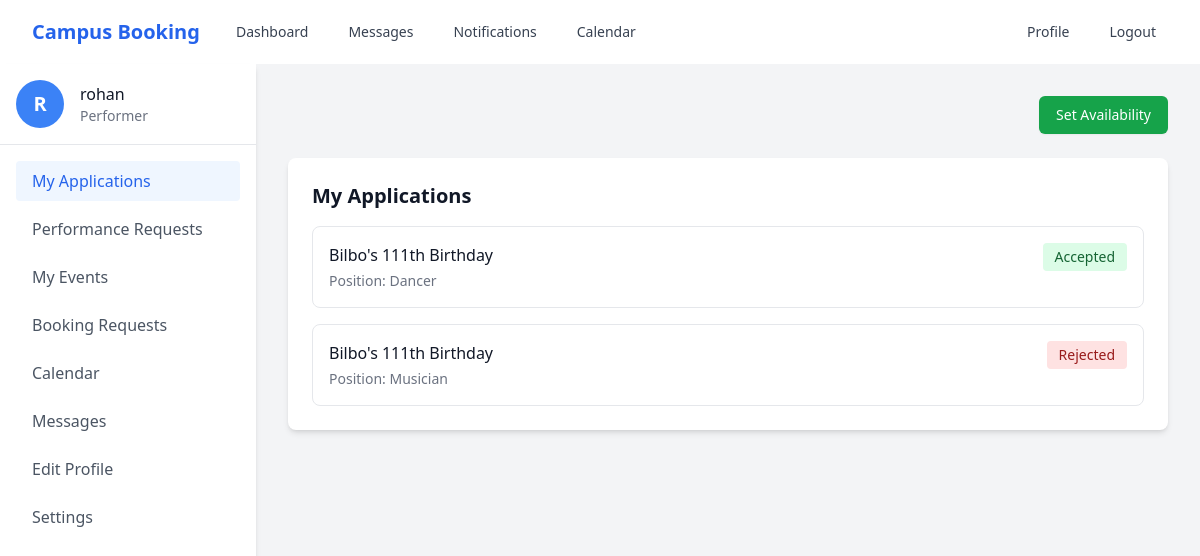
Page /accounts/dashboard/ (signed in) on the committed database.
### accounts/models.py (models this page shows, shortened)
class Profile(models.Model):
    ROLE_CHOICES = (
        ('performer', 'Performer'),
        ('organizer', 'Organizer'),
    )
    user = models.OneToOneField(User, on_delete=models.CASCADE, related_name='profile')
    role = models.CharField(max_length=20, choices=ROLE_CHOICES)
    bio = models.TextField(max_length=500, blank=True)
    email_notifications = models.BooleanField(default=True)
    application_updates = models.BooleanField(default=True)
    show_profile = models.BooleanField(default=True)
    created_at = models.DateTimeField(auto_now_add=True)
    updated_at = models.DateTimeField(auto_now=True)

### home/models.py (models this page shows, shortened)
class EventApplication(models.Model):
    STATUS_CHOICES = [
        ('pending', 'Pending'),
        ('accepted', 'Accepted'),
        ('rejected', 'Rejected'),
    ]
    event = models.ForeignKey(Event, on_delete=models.CASCADE, related_name='applications')
    performer = models.ForeignKey(User, on_delete=models.CASCADE, related_name='event_applications')
    talent_type = models.ForeignKey(EventTalent, on_delete=models.CASCADE)
    message = models.TextField(blank=True)
    status = models.CharField(max_length=20, choices=STATUS_CHOICES, default='pending')
    created_at = models.DateTimeField(auto_now_add=True)
    updated_at = models.DateTimeField(auto_now=True)
    class Meta:
        unique_together = ['event', 'performer', 'talent_type']

class Event(models.Model):
    STATUS_CHOICES = [
        ('draft', 'Draft'),
        ('published', 'Published'),
        ('cancelled', 'Cancelled'),
    ]
    title = models.CharField(max_length=200)
    description = models.TextField()
    category = models.ForeignKey(Category, on_delete=models.SET_NULL, null=True)
    venue = models.ForeignKey(Venue, on_delete=models.SET_NULL, null=True)
    date = models.DateField()
    start_time = models.TimeField()
    end_time = models.TimeField()
    organizer = models.ForeignKey(User, on_delete=models.CASCADE, related_name='organized_events')
    status = models.CharField(max_length=20, choices=STATUS_CHOICES, default='draft')
    allow_manual_invites = models.BooleanField(default=True)
    created_at = models.DateTimeField(auto_now_add=True)
    updated_at = models.DateTimeField(auto_now=True)

class EventTalent(models.Model):
    TALENT_TYPE_CHOICES = [
        ('musician', 'Musician'),
        ('dancer', 'Dancer'),
        ('speaker', 'Speaker'),
        ('other', 'Other'),
    ]
    event = models.ForeignKey(Event, on_delete=models.CASCADE, related_name='talent_needs')
    talent_type = models.CharField(max_length=20, choices=TALENT_TYPE_CHOICES)
    description = models.TextField()
    quantity_needed = models.PositiveIntegerField(default=1)
    created_at = models.DateTimeField(auto_now_add=True)

### accounts/views.py (the view, shortened to what this page needs)
# urls.py: path('dashboard/', views.dashboard, name='dashboard'),
@login_required
def dashboard(request):
    if not hasattr(request.user, 'profile'):
        Profile.objects.create(user=request.user)
    active_tab = request.GET.get('tab', 'events' if request.user.profile.role == 'organizer' else 'applications')
    context = {
        'active_tab': active_tab,
        'user': request.user,
    }
    if active_tab == 'applications':
        context['applications'] = EventApplication.objects.filter(
            performer=request.user
        ).select_related('event', 'talent_type').order_by('-created_at')
    elif active_tab == 'events':
        context['events'] = Event.objects.filter(
            organizer=request.user
        ).order_by('-created_at')
    elif active_tab == 'messages':
        context['conversations'] = request.user.conversations.all()
        context['unread_count'] = Message.objects.filter(
            conversation__participants=request.user,
            is_read=False
        ).exclude(sender=request.user).count()
    return render(request, 'accounts/dashboard.html', context)

### accounts/templates/accounts/dashboard.html (shortened to what this page needs)
{% extends "base.html" %}
{% block content %}
<div class="flex h-screen bg-gray-100">
    <div class="w-64 bg-white shadow-md">
        <div class="p-4 border-b border-gray-200">
            <div class="flex items-center space-x-4">
                <div class="w-12 h-12 bg-blue-500 rounded-full flex items-center justify-center text-white text-xl font-bold">
                    {{ user.username|first|upper }}
                </div>
                <div>
                    <p class="font-medium text-gray-900">{{ user.username }}</p>
                    <p class="text-sm text-gray-500">{{ user.profile.get_role_display }}</p>
                </div>
            </div>
        </div>
        <nav class="p-4">
            <ul class="space-y-2">
                {% if user.profile.role == 'performer' %}
                    <li>
                        <a href="?tab=applications" class="block px-4 py-2 rounded {% if active_tab == 'applications' %}bg-blue-50 text-blue-600{% else %}text-gray-600 hover:bg-gray-50{% endif %}">
                            My Applications
                        </a>
                    </li>
                    <li>
                        <a href="?tab=requests" class="block px-4 py-2 rounded {% if active_tab == 'requests' %}bg-blue-50 text-blue-600{% else %}text-gray-600 hover:bg-gray-50{% endif %}">
                            Performance Requests
                        </a>
                    </li>
                    <li>
                        <a href="?tab=events" class="block px-4 py-2 rounded {% if active_tab == 'events' %}bg-blue-50 text-blue-600{% else %}text-gray-600 hover:bg-gray-50{% endif %}">
                            My Events
                        </a>
                    </li>
                    <li>
                        <a href="?tab=requests" class="block px-4 py-2 rounded {% if active_tab == 'requests' %}bg-blue-50 text-blue-600{% else %}text-gray-600 hover:bg-gray-50{% endif %}">
                            Booking Requests
                        </a>
                    </li>
                    <li>
                        <a href="{% url 'calendar' %}" class="block px-4 py-2 rounded text-gray-600 hover:bg-gray-50">
                            Calendar
                        </a>
                    </li>
                {% endif %}
                <li>
                    <a href="?tab=messages" class="block px-4 py-2 rounded {% if active_tab == 'messages' %}bg-blue-50 text-blue-600{% else %}text-gray-600 hover:bg-gray-50{% endif %}">
                        Messages
                    </a>
                </li>
                <li>
                    <a href="?tab=profile" class="block px-4 py-2 rounded {% if active_tab == 'profile' %}bg-blue-50 text-blue-600{% else %}text-gray-600 hover:bg-gray-50{% endif %}">
                        Edit Profile
                    </a>
                </li>
                <li>
                    <a href="?tab=settings" class="block px-4 py-2 rounded {% if active_tab == 'settings' %}bg-blue-50 text-blue-600{% else %}text-gray-600 hover:bg-gray-50{% endif %}">
                        Settings
                    </a>
                </li>
            </ul>
        </nav>
    </div>
    <div class="flex-1 p-8 overflow-y-auto">
        {% if user.profile.role == 'organizer' %}
        <div class="flex justify-end mb-6">
            <a href="{% url 'create_event' %}" class="inline-flex items-center px-4 py-2 border border-transparent text-sm font-medium rounded-md shadow-sm text-white bg-blue-600 hover:bg-blue-700 focus:outline-none focus:ring-2 focus:ring-offset-2 focus:ring-blue-500">
                + Create Event
            </a>
        </div>
        {% elif user.profile.role == 'performer' %}
        <div class="flex justify-end mb-6">
            <button id="open-availability-modal" type="button" class="inline-flex items-center px-4 py-2 border border-transparent text-sm font-medium rounded-md shadow-sm text-white bg-green-600 hover:bg-green-700 focus:outline-none focus:ring-2 focus:ring-offset-2 focus:ring-green-500">
                Set Availability
            </button>
        </div>
        {% endif %}
        {% if active_tab == 'applications' %}
            <div class="bg-white rounded-lg shadow-md p-6">
                <h2 class="text-xl font-semibold mb-4 text-gray-900">My Applications</h2>
                {% if user.event_applications.all %}
                <div class="space-y-4">
                    {% for application in user.event_applications.all %}
                    <div class="border border-gray-200 rounded-lg p-4">
                        <div class="flex justify-between items-start">
                            <div>
                                <h3 class="font-medium">
                                    <a href="{% url 'event_detail' application.event.id %}" class="text-gray-900 hover:text-blue-600">
                                        {{ application.event.title }}
                                    </a>
                                </h3>
                                <p class="text-sm text-gray-500 mt-1">
                                    Position: {{ application.talent_type.get_talent_type_display }}
                                </p>
                            </div>
                            <span class="px-3 py-1 rounded text-sm font-medium
                                {% if application.status == 'pending' %}bg-yellow-100 text-yellow-800
                                {% elif application.status == 'accepted' %}bg-green-100 text-green-800
                                {% elif application.status == 'rejected' %}bg-red-100 text-red-800{% endif %}">
                                {{ application.get_status_display }}
                            </span>
                        </div>
                    </div>
                    {% endfor %}
                </div>
                {% else %}
                <p class="text-gray-500">No applications yet.</p>
                {% endif %}
            </div>
        {% endif %}
    </div>
</div>
{% endblock %}

### templates/base.html (style rules this page uses)
:root { color-scheme: light; }
body { @apply bg-gray-50 text-gray-900; }
.bg-white { @apply bg-white; }

### rows in the picture
EventApplication: event "Bilbo's 111th Birthday", talent_type.talent_type "Dancer", status "Accepted"
EventApplication: event "Bilbo's 111th Birthday", talent_type.talent_type "Musician", status "Rejected"

### other values in the picture
{{ user.username|first|upper }} "R"
{{ user.username }} "rohan"
{{ user.profile.get_role_display }} "Performer"
